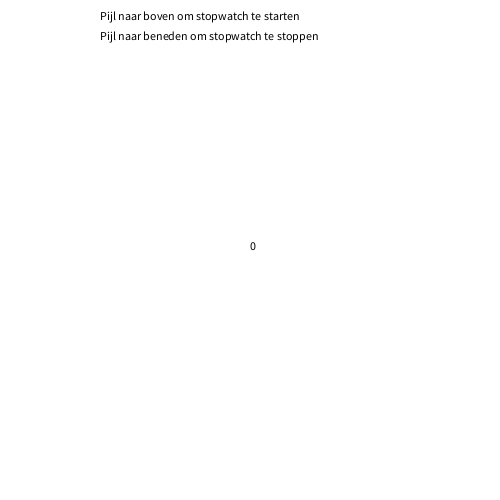
Frame 1 (no input)
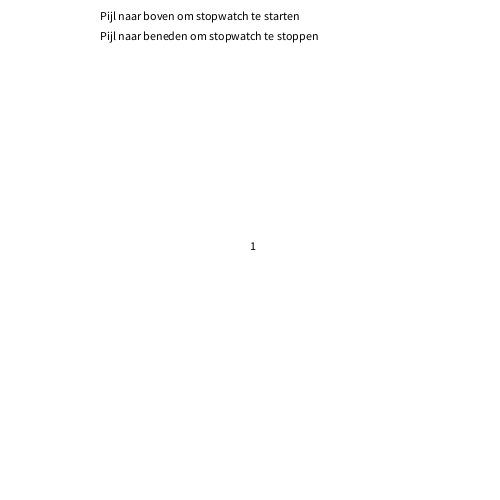
Frame 60 (the mouse pressed at the canvas centre just before this capture)
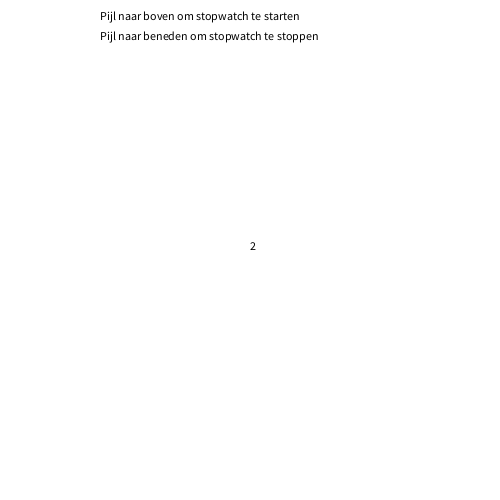
Frame 120 (the mouse held since frame 60 and released just before this capture)

The Processing sketch that drew these frames (run headless with seeded random() and noise(); from frame 60 on, the mouse is pressed at the canvas centre):

// Processing sketch: H012_Verdieping4
// ── H012_Verdieping4.pde
// variabele
int start;
int eind;
int begin;
Boolean stopTijd = true;


// applet
void setup() {
  size(500,500);
  begin = millis()/1000;
  frameRate(60);
}

// start en stop / stopwatch
void draw() {
  
  if (stopTijd == true) {
eind = millis()/1000;
background(255,255,255);
fill(0);
text(eind - begin,250,250);
text("Pijl naar boven om stopwatch te starten", 100, 20);
text("Pijl naar beneden om stopwatch te stoppen",100, 40);
   
  } else {
    start = eind - begin;
    background(255,255,255);
    fill(0);
    text(start, 250, 250);
   text("Pijl naar boven om stopwatch te starten", 100, 20);
   text("Pijl naar beneden om stopwatch te stoppen",100, 40);
  }
  } 
  
  
 // Pijl omhoog, = start, pijl omlaag = stop; 
void keyPressed() {
  if (keyCode == DOWN) {
    stopTijd = false;
    println("Stopwatch Gestopt");
   
  } else if (keyCode == UP) {
    stopTijd = true;
    println("Stopwatch gaat verder");
  } else if (keyCode == RIGHT) {
    exit();
      
  }
 
}
 
